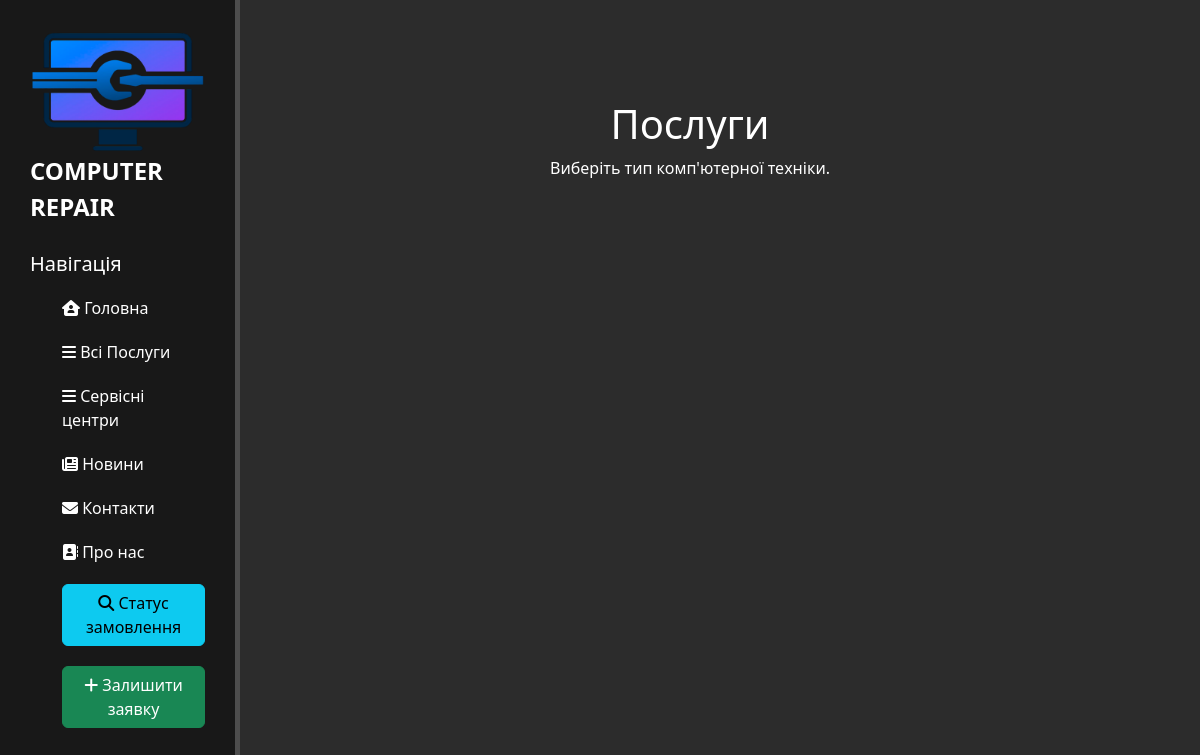
/favors/, run on an earlier commit of the app's database.
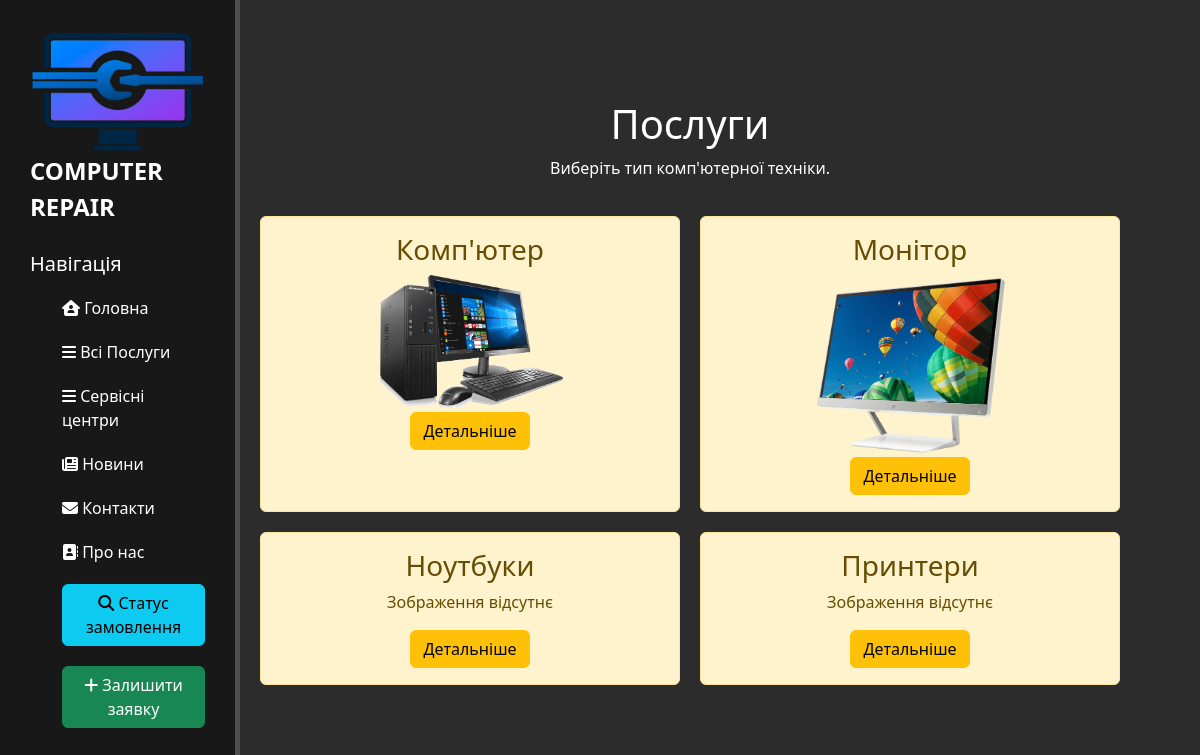
And on a later commit of the database.
### favors/models.py (models this page shows, shortened)
class EquipmentType(models.Model):
    name = models.CharField('Тип техніки', max_length=100)
    producers = models.ManyToManyField(Producer, verbose_name='Виробники')
    image = models.ImageField('Зображення типу техніки', upload_to='equipment_types/', blank=True, null=True)

### favors/views.py (the view)
# urls.py: path('', views.favors, name='favors_home'),
def favors(request):
    equipment = EquipmentType.objects.order_by()
    return render(request, 'favors/favors_home.html', {'equipment': equipment})

### favors/templates/favors/favors_home.html (shortened to what this page needs)
{% extends 'main/layout.html' %}
{% load static %}
{% block content %}
    <div class="features">
        <h1>Послуги</h1>
        <p> Виберіть тип комп'ютерної техніки.</p>
        <div class="features-container">
        {% for el in equipment %}
    <div class="alert alert-warning text-center">
    <h3>{{ el.name }}</h3>
    {% if el.image %}
        <img src="{{ el.image.url }}" alt="{{ el.name }}" class="feature-img">
    {% else %}
        <p>Зображення відсутнє</p>
    {% endif %}
    <a href="{% url 'equipment_detail' el.id %}" class="btn btn-warning">Детальніше</a>
</div>
{% endfor %}
        </div>
    </div>
  {% endblock %}

### main/templates/main/layout.html (shortened to what this page needs)
{% load static %}
<!DOCTYPE html>
<html lang="en">
<head>
    <link rel="stylesheet" href="https://cdn.jsdelivr.net/npm/bootstrap@5.3.3/dist/css/bootstrap.min.css">
    <link rel="stylesheet" href="{% static 'main/css/main.css' %}">
    <link rel="stylesheet" href="https://use.fontawesome.com/releases/v6.7.2/css/all.css">
</head>
<body>
    <aside>
        <img src="{% static 'main/img/logo_1.png' %}" alt="Logo">
        <span class="logo">COMPUTER REPAIR</span>
        <h3>Навігація</h3>
        <ul>
            <a href="{% url 'home' %}"><li><i class="fa-solid fa-house-user"></i> Головна</li></a>
            <a href="{% url 'favors_home' %}"><li><i class="fa-solid fa-bars"></i> Всі Послуги</li></a>
            <a href="{% url 'services_list' %}"><li><i class="fa-solid fa-bars"></i> Сервісні центри</li></a>
            <a href="{% url 'news_home' %}"><li><i class="fa-solid fa-newspaper"></i> Новини</li></a>
            <a href=""><li><i class="fa-solid fa-envelope"></i> Контакти</li></a>
            <a href="{% url 'about' %}"><li><i class="fa-solid fa-address-book"></i> Про нас</li></a>
            <a href="{% url 'order_lookup' %}"><li><button class="btn btn-info"><i class="fa-solid fa-search"></i> Статус замовлення</button></li></a>
            <a href="{% url 'choose_service' %}">
    <li><button class="btn btn-success">
        <i class="fa-solid fa-plus"></i> Залишити заявку
    </button></li>
</a>
        </ul>
    </aside>
    <main>
        {% block content %}
        {% endblock %}
    </main>
</body>
</html>

### main/static/main/css/main.css (style rules this page uses)
body { background: #2c2c2c; }
aside { float: left; background: #181818; width: 20%; padding: 2.5%; height: 100vh; color: #fff; border-right: 5px solid #4d4d4d; }
aside img { width: 100%; }
aside .logo { width: 100%; font-size: 150%; font-weight: bold; }
aside h3 { margin-top: 15%; font-size: 20px; }
aside ul { list-style: none }
aside ul li { color: #fff; display: block; margin-top: 20px; transition: transform .2s ease; }
main .features { float: left; color: #fff; margin-top: 100px; text-align: center; width: 75%; }
.alert-warning { float: left; clear: both; width: 400px; margin: 20px 34%; text-align: left; }
.features-container .alert { width: 100%; margin: 0; box-sizing: border-box; }
.features-container { display: grid; grid-template-columns: repeat(2, 1fr); gap: 20px; padding: 20px; }
.feature-img { max-width: 50%; display: block; margin: 0 auto; }
.text-center { text-align: center; }

### main/templates/main/layout.html (style rules this page uses)
a { text-decoration: none; }

What changed in the data, as far as the page shows it:
added EquipmentType: name "Комп'ютер", image (picture)
added EquipmentType: name "Монітор", image (picture)
added EquipmentType: name "Ноутбуки", image "Зображення відсутнє"
added EquipmentType: name "Принтери", image "Зображення відсутнє"
